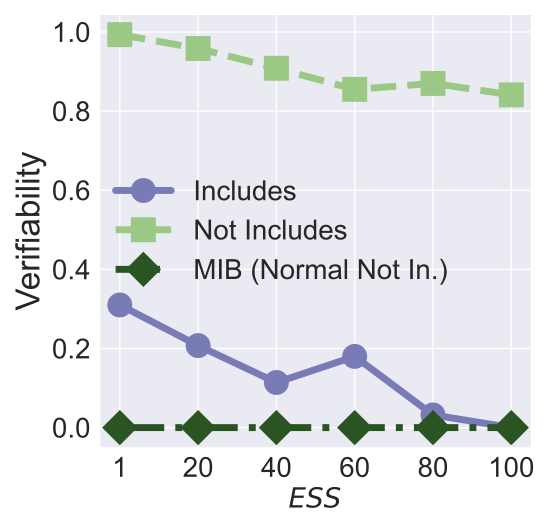

This chart was generated by the following Python code:


import numpy as np
import matplotlib.pyplot as plt

epsilon = 3
beta = 1 / epsilon


x=[1, 2, 3, 4, 5, 6]
# validation_for_plt =[97,95.8600, 94.9400, 93.5400, 93.2400]
# attack_for_plt=[0, 0.3524, 0, 0.1762, 0.1762]
# basic_for_plt=[99.8, 99.8, 99.8, 99.8, 99.8]

labels = ['1', '20', '40', '60', '80', '100' ]
# unl_org = [97.77, 97.55, 97.35, 97.29, 97.21, 97.21]

unl_mib = [0, 0, 0, 0, 0, 0]
unl_mib_bck = [0, 0, 0, 1, 1, 1]
# unl_hess_r = [96.6, 96.66, 96.04, 95.94, 95.85, 97.21]
unl_muv_includes = [0.3100, 0.2073, 0.1140, 0.1800, 0.0320, 0.0000]

unl_muv = [0.9933, 0.9583, 0.9083, 0.8550, 0.8700, 0.8410]
# unl_ss_wo = [94.32, 94.53, 94.78, 93.38, 94.04, 97.21]


plt.style.use('seaborn')
plt.figure(figsize=(5.5, 5.3))
l_w=5
m_s=15
marker_s = 3
markevery=1
#plt.figure(figsize=(8, 5.3))
#plt.plot(x, unl_fr, color='blue', marker='^', label='Retrain',linewidth=l_w, markersize=m_s)
plt.plot(x, unl_muv_includes, linestyle='-', color='#797BB7', marker='o', fillstyle='full', markevery=markevery,
         label='Includes', linewidth=l_w, markersize=m_s, markeredgewidth=marker_s)

#plt.plot(x, unl_ss_w, color='g',  marker='*',  label='PriMU$_{w}$',linewidth=l_w, markersize=m_s)
plt.plot(x, unl_muv, linestyle='--', color='#9BC985',  marker='s', fillstyle='full', markevery=markevery,
         label='Not Includes',linewidth=l_w, markersize=m_s, markeredgewidth=marker_s)


# plt.plot(x, unl_mib_bck, linestyle=':', color='r',  marker='^', fillstyle='none', markevery=markevery,
#          label='MIB (bac.)', linewidth=l_w,  markersize=m_s, markeredgewidth=marker_s)


plt.plot(x, unl_mib, linestyle='-.', color='#2A5522',  marker='D', fillstyle='full', markevery=markevery,
         label='MIB (Normal Not In.)',linewidth=l_w, markersize=m_s, markeredgewidth=marker_s)



#plt.plot(x, unl_vibu, color='silver',  marker='d',  label='VIBU',linewidth=4,  markersize=10)

# plt.plot(x, y_sa03, color='r',  marker='2',  label='AAAI21 A_acc, pr=0.3',linewidth=3, markersize=8)
# plt.plot(x, y_sa05, color='darkblue',  marker='4',  label='AAAI21 A_acc, pr=0.5',linewidth=3, markersize=8)
# plt.plot(x, y_ma03, color='darkviolet',  marker='3',  label='FedMC A_acc, pr=0.3',linewidth=3, markersize=8)
# plt.plot(x, y_ma05, color='cyan',  marker='p',  label='FedMC A_acc, pr=0.5',linewidth=3, markersize=8)


# plt.grid()
leg = plt.legend(fancybox=True, shadow=True)
# plt.xlabel('Malicious Client Ratio (%)' ,fontsize=16)
plt.ylabel('Verifiability' ,fontsize=24)
my_y_ticks = np.arange(0, 1.1, 0.2)
plt.yticks(my_y_ticks,fontsize=20)
plt.xlabel('$\it{ESS}$' ,fontsize=20)

plt.xticks(x, labels, fontsize=20)
# plt.title('CIFAR10 IID')

#plt.annotate(r"1e0", xy=(0.1, 1.01), xycoords='axes fraction', xytext=(-10, 10),textcoords='offset points', ha='right', va='center', fontsize=15)


# plt.title('(c) Utility Preservation', fontsize=24)
plt.legend(loc=(0.01,0.35),fontsize=20)
plt.tight_layout()
#plt.title("MNIST")
plt.rcParams['figure.figsize'] = (2.0, 1)
plt.rcParams['image.interpolation'] = 'nearest'
plt.rcParams['figure.subplot.left'] = 0.11
plt.rcParams['figure.subplot.bottom'] = 0.08
plt.rcParams['figure.subplot.right'] = 0.977
plt.rcParams['figure.subplot.top'] = 0.969
plt.savefig('mnist_verifiability_sample_ablation.pdf', format='pdf', dpi=200)
plt.show()
